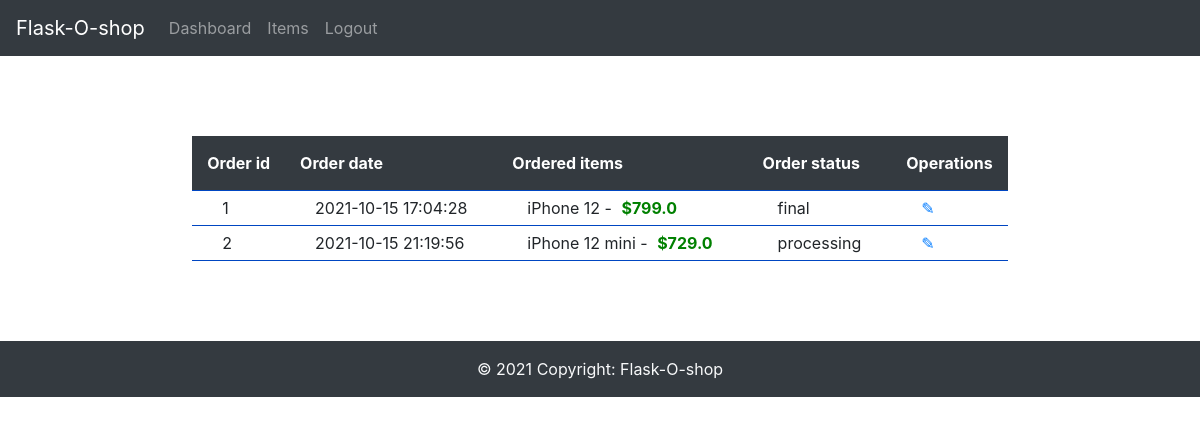
Page /admin/ (signed in) on the committed database.
### app/db_models.py (models this page shows)
class Order(db.Model):
	__tablename__ = "orders"
	id = db.Column(db.Integer, primary_key=True)
	uid = db.Column(db.Integer, db.ForeignKey('users.id'), nullable=False)
	date = db.Column(db.DateTime, nullable=False)
	status = db.Column(db.String(50), nullable=False)
	items = db.relationship("Ordered_item", backref="order")

class Ordered_item(db.Model):
	__tablename__ = "ordered_items"
	id = db.Column(db.Integer, primary_key=True)
	oid = db.Column(db.Integer, db.ForeignKey('orders.id'), nullable=False)
	itemid = db.Column(db.Integer, db.ForeignKey('items.id'), nullable=False)

class Item(db.Model):
	__tablename__ = "items"
	id = db.Column(db.Integer, primary_key=True)
	name = db.Column(db.String(100), nullable=False)
	price = db.Column(db.Float, nullable=False)
	category = db.Column(db.Text, nullable=False)
	image = db.Column(db.String(250), nullable=False)
	details = db.Column(db.String(250), nullable=False)
	price_id = db.Column(db.String(250), nullable=False)
	orders = db.relationship("Ordered_item", backref="item")

### app/funcs.py (the view)
	def wrapper(*args, **kwargs):
		if current_user.is_authenticated and current_user.admin == 1:
			return func(*args, **kwargs)
		else:
			return "You are not Authorized to access this URL."

### app/__init__.py (called while the page is built)
@app.context_processor
def inject_now():
	return {'now': datetime.utcnow()}

@login_manager.user_loader
def load_user(user_id):
	return User.query.get(user_id)

### app/admin/routes.py (called while the page is built)
@admin.route('/')
@admin_only
def dashboard():
    orders = Order.query.all()
    return render_template("admin/home.html", orders=orders)

### app/funcs.py (called while the page is built)
def admin_only(func):
	def wrapper(*args, **kwargs):
		if current_user.is_authenticated and current_user.admin == 1:
			return func(*args, **kwargs)
		else:
			return "You are not Authorized to access this URL."
	wrapper.__name__ = func.__name__
	return wrapper

### app/admin/templates/admin/home.html (shortened to what this page needs)
{% extends "admin/base.html" %}
{% block content %}
    {% if not orders %}
		<div class="flash-error">No orders have been placed yet.</div>
	{% else %}
    <table class="orders">
        <tr>
            <th>Order id</th>
            <th>Order date</th>
			<th>Ordered items</th>
			<th>Order status</th>
			<th>Operations</th>
        </tr>
    {% for order in orders %}
        <tr>
            <td>{{ order.id }}</td>
            <td>{{ order.date.strftime('%Y-%m-%d %H:%M:%S') }}</td>
			<td>
				{% for i in order.items %}
					{{ i.item.name }} - <span class="details success">${{ i.item.price }}</span><br>
				{% endfor %}
			</td>
			<td>{{ order.status }}</td>
			<td>
				<a href="{{ url_for('admin.edit', type='order', id=order.id) }}">&#9998;</a>
			</td>
        </tr>
    {% endfor %}
    </table>
	{% endif %}
{% endblock %}

### app/admin/static/styles.css (style rules this page uses)
table { margin: 0 auto; }
table th { color: white; background-color: #343a40; padding: 15px; }
table tr { border-bottom:1px solid #0046C2; }
table td, th { padding:5px 30px; }
.flash-error, .help-block, .success { text-align: center; padding: 5px; font-weight:bold; }
.success { color:green; }

### rows in the picture
Order: id "1", date "2021-10-15 17:04:28", status "final"
Ordered_item: item.name "iPhone 12", item.price "799.0"
Order: id "2", date "2021-10-15 21:19:56", status "processing"
Ordered_item: item.name "iPhone 12 mini", item.price "729.0"
